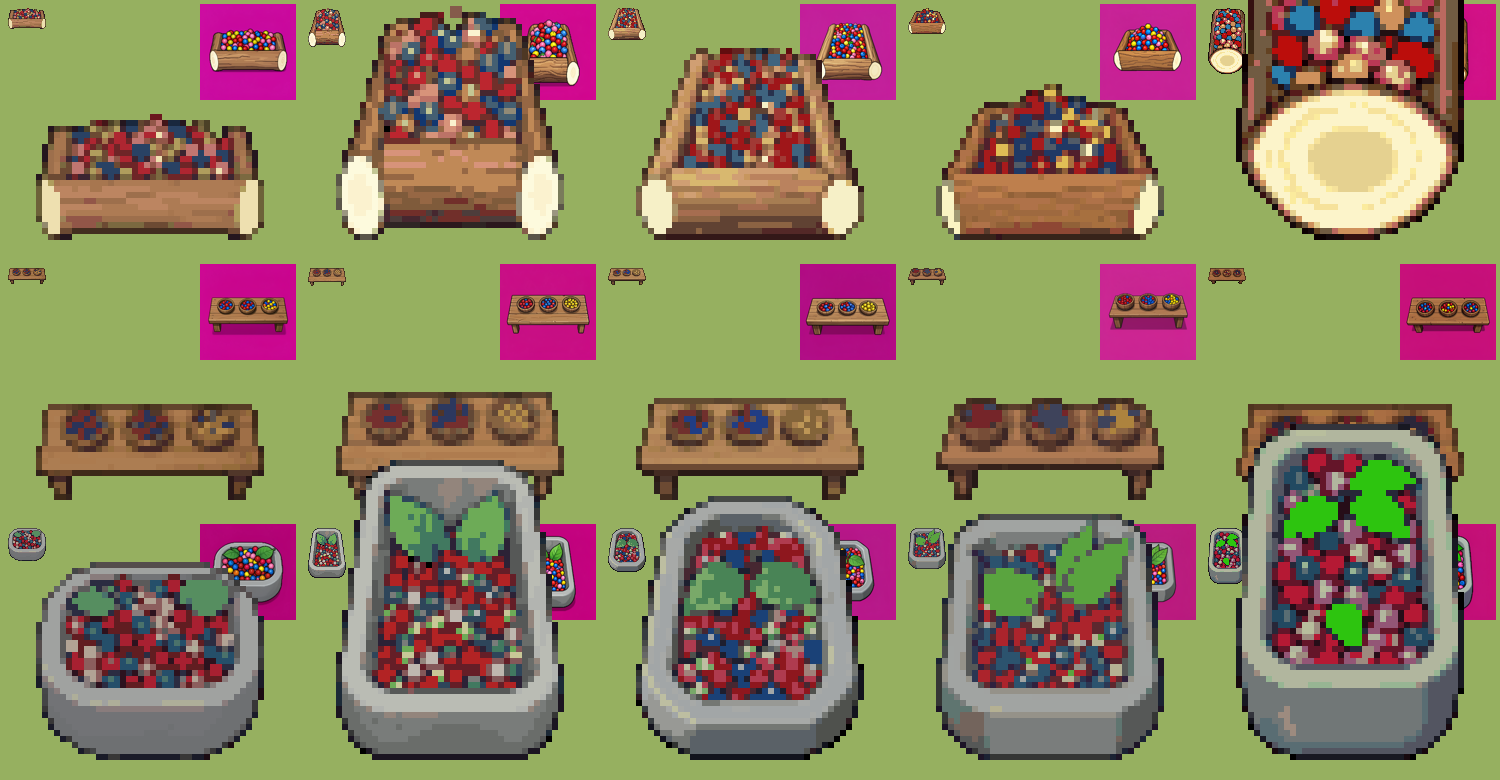

This figure's Python source:
"""Comedero nuevo (2026-10-14): copia de hoja_edificios2.py (modo icono) para klein3/ (gen_comedero2.sh).
Máscara de fondo: tono magenta con G < 120, mancha mayor, huecos rellenos (bayas rosas/moradas no salen como fondo).
Reducción con reducir.py (BOX premultiplicado, alfa umbral 110, paleta corta, poda de bordes) + contorno tintado
(borde x0,62, no negro) porque a ~36 px el contorno de Klein se pierde en el BOX.

Uso: python -I assets/gen/pixel/edificios_pueblo/hoja_comedero2.py              → candidatos3/ + hoja_comedero2.png
     python -I assets/gen/pixel/edificios_pueblo/hoja_comedero2.py cm_tronco 3 38 → final/comedero.png (id, semilla, ancho)
"""
import sys
import numpy as np
from PIL import Image
from scipy import ndimage
sys.path.insert(0, str(__import__('pathlib').Path(__file__).parent))   # python -I no añade la carpeta del guion
import reducir as R

COLORES = 16
ANCHO = 38
IDEAS = ['cm_tronco', 'cm_mesa', 'cm_piedra']
SEMILLAS = [1, 2, 3, 4, 5]


def fondo(a):
    r, g, b = a[..., 0], a[..., 1], a[..., 2]
    bg = (r - g > 45) & (b - g > 30) & (abs(r - b) < 110) & (g < 120)
    lab, n = ndimage.label(~bg)
    big = lab == (np.bincount(lab.ravel())[1:].argmax() + 1)
    return ~ndimage.binary_fill_holes(big)


R.fondo = fondo
R.COLORES = COLORES
B = R.B
K = B / 'klein3'


def contorno(im, k=0.62):
    a = np.array(im)
    op = a[..., 3] > 0
    pad = np.pad(op, 1)
    borde = op & ~(pad[:-2, 1:-1] & pad[2:, 1:-1] & pad[1:-1, :-2] & pad[1:-1, 2:])
    a[borde, :3] = (a[borde, :3] * k).astype(np.uint8)
    return Image.fromarray(a, 'RGBA')


def uno(sid, s, w):
    return contorno(R.podar(R.reducir(K / f'{sid}_s{s}_0.png', w)))


def hoja():
    out = B / 'candidatos3'
    out.mkdir(exist_ok=True)
    Z, CW, CH = 6, 50, 40
    # cada celda: el reducido x6 y, a su lado arriba, la imagen original en miniatura (para ver el diseño)
    sheet = Image.new('RGBA', (len(SEMILLAS) * CW * Z, len(IDEAS) * (CH * Z + 20)), (150, 176, 96, 255))
    for fi, sid in enumerate(IDEAS):
        for si, s in enumerate(SEMILLAS):
            f = K / f'{sid}_s{s}_0.png'
            if not f.exists():
                continue
            r = uno(sid, s, ANCHO)
            r.save(out / f'{sid}_s{s}.png')
            big = r.resize((r.width * Z, r.height * Z), Image.NEAREST)
            x0, y0 = si * CW * Z, fi * (CH * Z + 20)
            mini = Image.open(f).convert('RGBA').resize((96, 96))
            sheet.alpha_composite(mini, (x0 + CW * Z - 100, y0 + 4))
            sheet.alpha_composite(r, (x0 + 8, y0 + 8))   # a escala 1
            sheet.alpha_composite(big, (x0 + (CW * Z - big.width) // 2, y0 + CH * Z - big.height))
            print(sid, s, r.size)
    sheet.save(B / 'hoja_comedero2.png')
    print('ok', sheet.size)


if __name__ == '__main__':
    if len(sys.argv) == 4:
        sid, s, w = sys.argv[1], sys.argv[2], int(sys.argv[3])
        r = uno(sid, s, w)
        r.save(B / 'final/comedero.png')
        print(sid, s, r.size)
    else:
        hoja()
